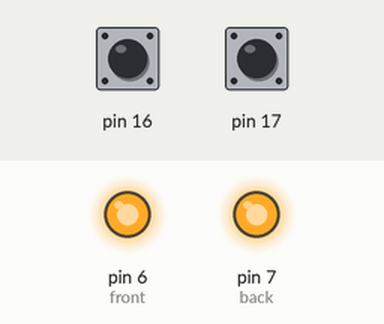
Simulated run of this sketch. Board: Arduino Uno, built with avr-gcc and run on an emulated ATmega328P. Shown: output pins drawn as LEDs (lit = HIGH). The inputs (shaded band) are chosen by the test bench; at power-on: pin 16 HIGH, pin 17 HIGH.

Above: at 1.2 s.
1.3 s: pin 16 pulled LOW for 0.15 s
At 1.37 s:
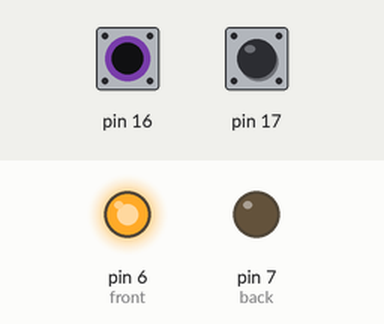
2.9 s: pin 17 pulled LOW for 0.15 s
At 2.97 s:
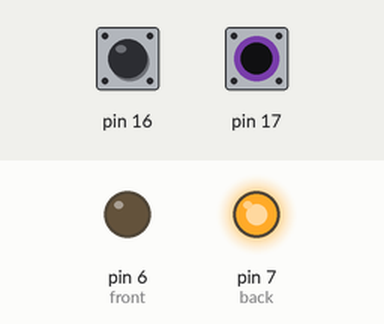
4.5 s: pin 17 pulled LOW for 3.2 s
At 8.3 s:
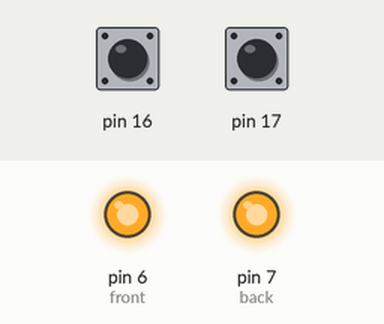
9.2 s: pin 16 pulled LOW for 3.2 s
At 9.5 s:
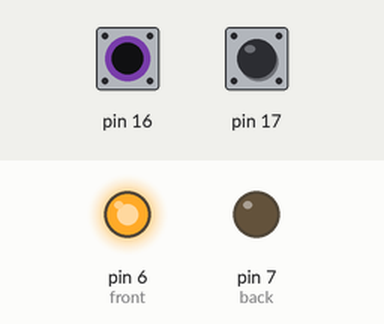
Timing chart, 0 to 13.9 s (numbered marks = the images above; inputs shaded):
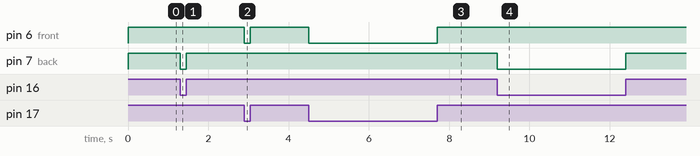

Measured:
- after the input at 1.3 s, pin 7 (back): HIGH → LOW at once, → HIGH 0.15 s later
- after the input at 2.9 s, pin 6 (front): HIGH → LOW at once, → HIGH 0.15 s later
- after the input at 4.5 s, pin 6 (front): HIGH → LOW at once, → HIGH 3.2 s later
- after the input at 9.2 s, pin 7 (back): HIGH → LOW at once, → HIGH 3.2 s later

The sketch:

actuatorwithbuttons.ino
```cpp
const int front = 6;
const int back = 7;//assign relay INx pin to arduino pin

void setup() {
  // put your setup code here, to run once:
  pinMode(16, INPUT_PULLUP);
  pinMode(17, INPUT_PULLUP);
  pinMode(front, OUTPUT);//set relay as an output
  pinMode(back, OUTPUT);//set relay as an output
  Serial.begin(9600);
}
void forwards() {
  digitalWrite(front, LOW);
  digitalWrite(back, HIGH);
}

void backwards() {
  digitalWrite(front, HIGH);
  digitalWrite(back, LOW);
}

void stop(){
  digitalWrite(front, HIGH);
  digitalWrite(back, HIGH);
}

void loop() {
    if (digitalRead(16)==0) {
      backwards();
    }
    else if (digitalRead(17)==0) {
      forwards();
    }

    else {
      stop();
    }
}
```
